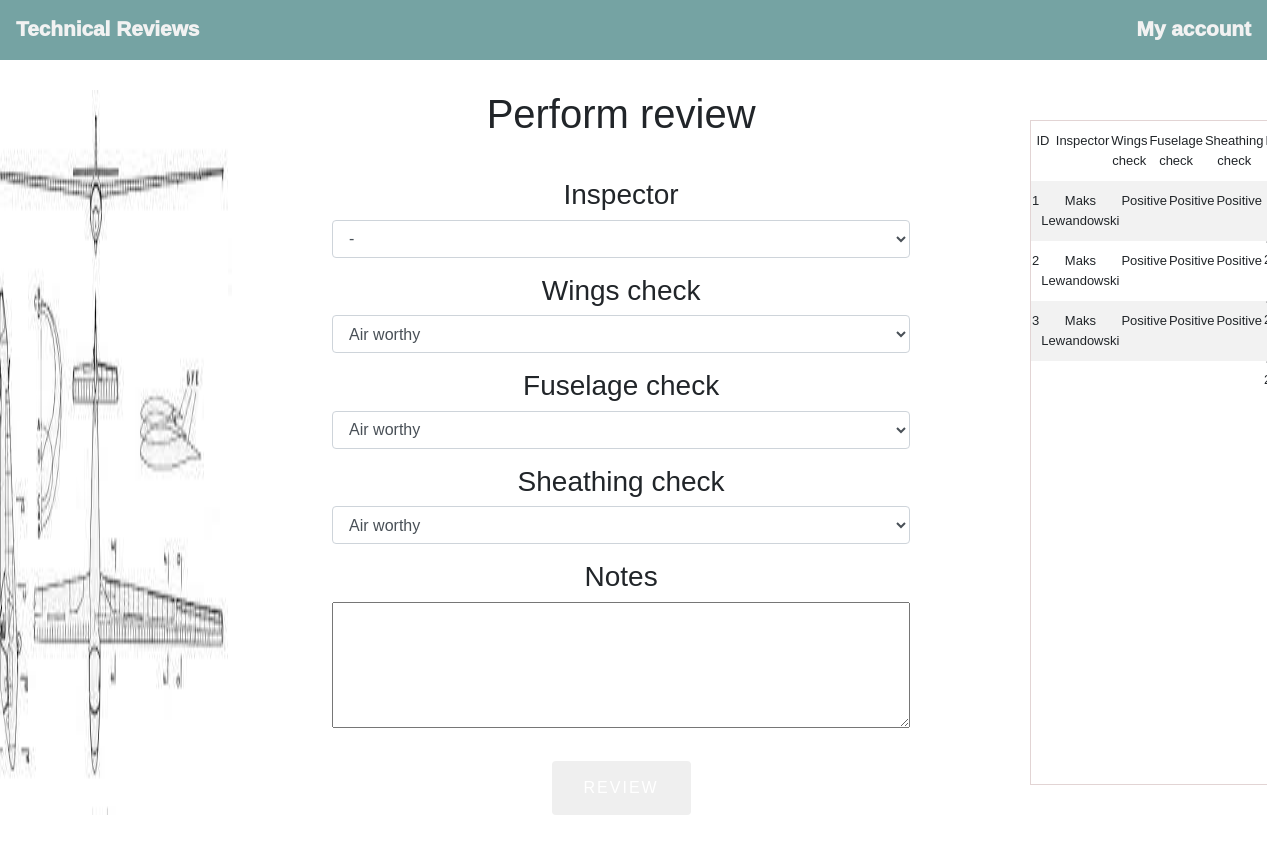
Before: /review/glider/3 (signed in) with the older database file.
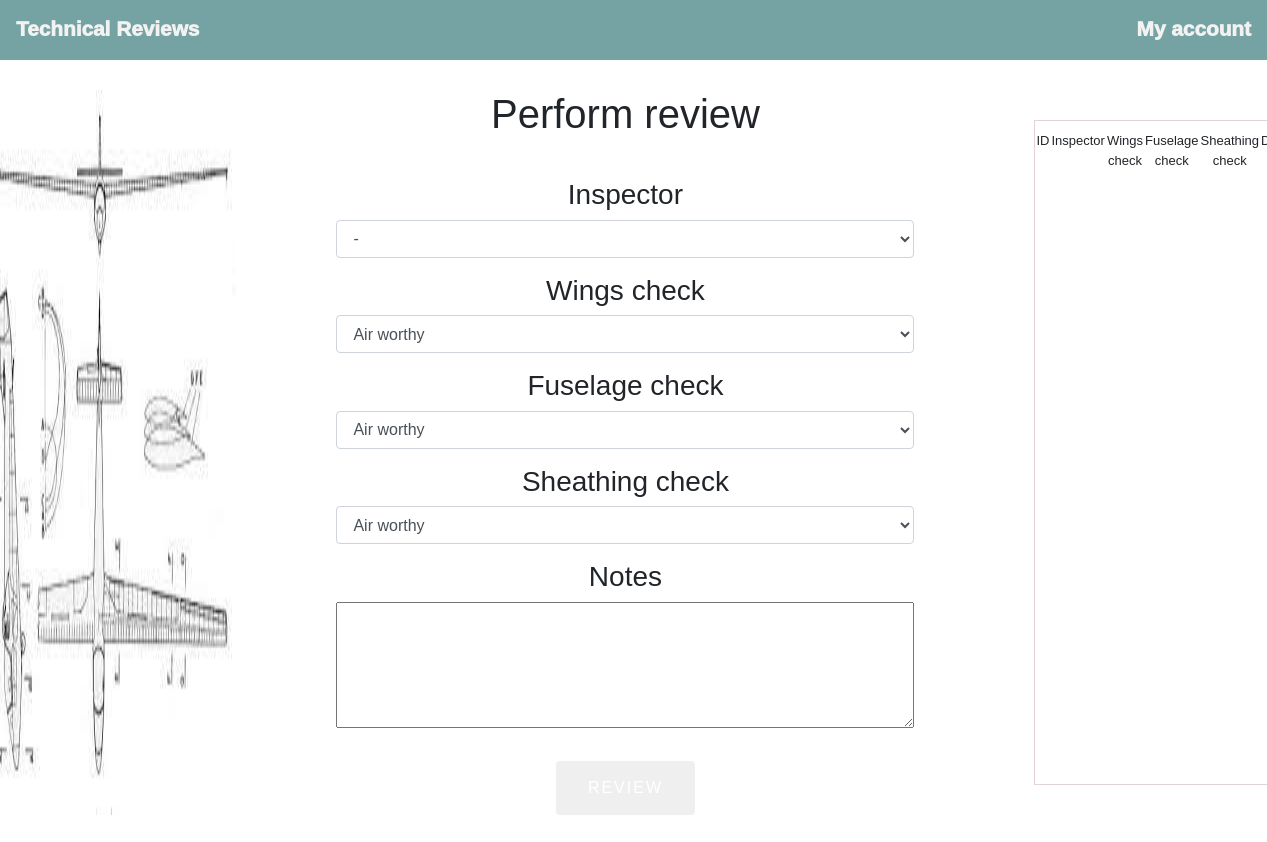
After: the same page with the newer database file.
### echrono/models.py (models this page shows)
class GliderTechnicalReview(models.Model):
    __tablename__ = "gliderreview"
    date = models.DateTimeField()
    inspector_id = models.ForeignKey(User, on_delete=models.DO_NOTHING)
    glider_id = models.ForeignKey(Glider, on_delete=models.DO_NOTHING)
    wings_check = models.BooleanField(default=False)
    fuselage_check = models.BooleanField(default=False)
    sheathing_check = models.BooleanField(default=False)

class User(models.Model):
    __tablename__ = "user"
    firstname = models.CharField("firstname", max_length=30, blank=False)
    lastname = models.CharField("lastname", max_length=30, blank=False)
    instructor = models.BooleanField("instructor", default=False)
    winch_operator = models.BooleanField("winch_operator", default=False)
    glider_pilot = models.BooleanField("glider_pilot", default=False)
    airplane_pilot = models.BooleanField("airplane_pilot", default=False)
    inspector = models.BooleanField("inspector", default=False)

### review/views.py (the view, shortened to what this page needs)
# urls.py: path('glider/<int:id>', views.glider_review, name='glider'),
def glider_review(request, id):
    if request.user.is_authenticated:
        return render(request, 'review/glider_review.html',
                      {"glider": Glider.objects.filter(id=id).first(),
                       "inspectors": User.objects.filter(inspector=True).all(),
                       "glider_reviews": GliderTechnicalReview.objects.filter(
                           glider_id=Glider.objects.filter(id=id).first()).all()})
    return redirect('home')

### templates/review/glider_review.html (shortened to what this page needs)
{% extends 'base.html' %}
{% load static %}
{% block content %}
<div class="navbar">
    <a href="/review">Technical Reviews</a>
    <a href='/accounts/{{user.id}}'>My account</a>
</div>
<div class="review-container">
    <img src="{% static 'imgs/glider_cross.jpg' %}" width="400px">
    <form method="post" class="review_form">
        <h1 style="margin-bottom:40px;">Perform review</h1>
        <div class="form-group">
            <h3>Inspector</h3>
            <select class="form-control" name="inspector">
                <option value=''>-</option>
            </select>
        </div>
        <div class="form-group">
            <h3>Wings check</h3>
            <select class="form-control" name="wings">
                <option value="true">Air worthy</option>
            </select>
        </div>
        <div class="form-group">
            <h3>Fuselage check</h3>
            <select class="form-control" name="fuselage">
                <option value="true">Air worthy</option>
            </select>
        </div>
        <div class="form-group">
            <h3>Sheathing check</h3>
            <select class="form-control" name="sheathing">
                <option value="true">Air worthy</option>
            </select>
        </div>
        <div class="form-group">
            <h3>Notes</h3>
            <textarea rows="5" cols="60" name="description">
            </textarea>
        </div>
        <button>REVIEW</button>
    </form>
    <table class="reviews_table">
        <tr>
            <td>ID</td>
            <td>Inspector</td>
            <td>Wings check</td>
            <td>Fuselage check</td>
            <td>Sheathing check</td>
            <td>Date</td>
        </tr>
        {% for inspection in glider_reviews %}
        <tr>
            <td>{{inspection.id}}</td>
            <td>{{inspection.inspector_id.firstname}} {{inspection.inspector_id.lastname}}</td>
            {% if inspection.wings_check %}
            <td>Positive</td>
            {% else %}
            <td>Negative</td>
            {% endif %}
            {% if inspection.fuselage_check %}
            <td>Positive</td>
            {% else %}
            <td>Negative</td>
            {% endif %}
            {% if inspection.sheathing_check %}
            <td>Positive</td>
            {% else %}
            <td>Negative</td>
            {% endif %}
            <td>{{inspection.date|date:"D, d M, Y"}}</td>
        </tr>
        {% endfor %}
    </table>
</div>
{% endblock %}

Changed rows visible on the page:
removed GliderTechnicalReview: id "1", inspector_id.firstname "Maks", inspector_id.lastname "Lewandowski", wings_check "Positive", fuselage_check "Positive", sheathing_check "Positive"
removed GliderTechnicalReview: id "2", inspector_id.firstname "Maks", inspector_id.lastname "Lewandowski", wings_check "Positive", fuselage_check "Positive", sheathing_check "Positive"
removed GliderTechnicalReview: id "3", inspector_id.firstname "Maks", inspector_id.lastname "Lewandowski", wings_check "Positive", fuselage_check "Positive", sheathing_check "Positive"
